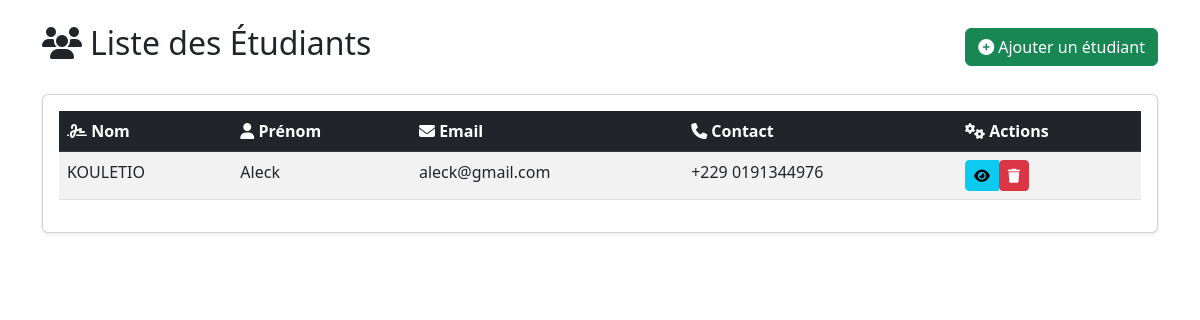
The page / on the database its author committed.
### etudiants/models.py (models this page shows, shortened)
class User(models.Model):
    nom = models.CharField(max_length=100)
    prenom = models.CharField(max_length=100)
    email = models.EmailField(unique=True)
    contact = models.CharField(max_length=15, blank=True, null=True)
    is_valid = models.BooleanField(default=False, null=True)
    class Meta:
        ordering = ["-nom"]

### etudiants/views.py (the view)
# urls.py: path('', views.list_etudiants, name='liste_etudiants'),
def list_etudiants(request):
    with connection.cursor() as cursor :
        cursor.execute("SELECT id, nom, prenom, email, contact FROM etudiants_user")
        rows = cursor.fetchall()
    etudiants = []
    for r in rows:
        etudiants.append({
            'id': r[0],
            'nom': r[1],
            'prenom': r[2],
            'email': r[3],
            'contact': r[4],
            })
    return render(request, 'etudiants/home.html', {'etudiants':etudiants})

### etudiants/templates/etudiants/home.html (shortened to what this page needs)
{% extends 'etudiants/base.html' %}
{% load static %}
{% block content %}
<div class="container mt-4">
    <div class="d-flex justify-content-between align-items-center mb-4">
        <h2><i class="fas fa-users me-2"></i>Liste des Étudiants</h2>
        <a href="{% url 'etudiants:ajouter_etudiant' %}" class="btn btn-success">
            <i class="fas fa-plus-circle me-1"></i>Ajouter un étudiant
        </a>
    </div>
    <div class="card shadow-sm">
        <div class="card-body">
            <div class="table-responsive">
                <table class="table table-hover table-striped">
                    <thead class="table-dark">
                        <tr>
                            <th><i class="fas fa-signature"></i> Nom</th>
                            <th><i class="fas fa-user"></i> Prénom</th>
                            <th><i class="fas fa-envelope"></i> Email</th>
                            <th><i class="fas fa-phone"></i> Contact</th>
                            <th><i class="fas fa-cogs"></i> Actions</th>
                        </tr>
                    </thead>
                    <tbody>
                        {% for etudiant in etudiants %}
                        <tr>
                            <td>{{ etudiant.nom }}</td>
                            <td>{{ etudiant.prenom }}</td>
                            <td>{{ etudiant.email }}</td>
                            <td>{{ etudiant.contact }}</td>
                            <td>
                                <div class="btn-group" role="group">
                                    <a href="{% url 'etudiants:detail_etudiant' etudiant.id %}" class="btn btn-info btn-sm" title="Détails">
                                        <i class="fas fa-eye"></i>
                                    </a>
                                    <form method="post" action="{% url 'etudiants:supprimer_etudiant' etudiant.id %}" class="d-inline">
                                        <button type="submit" class="btn btn-danger btn-sm" onclick="return confirm('Ètes-vous sûr de vouloir supprimer {{etudiant.prenom}} ?')">
                                            <i class="fas fa-trash"></i>
                                        </button>
                                    </form>
                                </div>
                            </td>
                        </tr>
                        {% endfor %}
                    </tbody>
                </table>
            </div>
        </div>
    </div>
</div>
{% endblock %}

### rows shown on the page
User: nom "KOULETIO", prenom "Aleck", email "aleck@gmail.com", contact "+229 0191344976"
